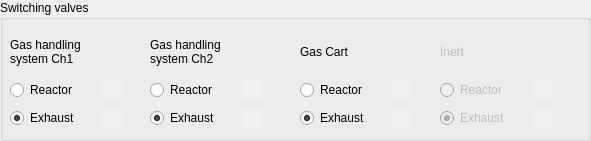
    <widget class="QGroupBox" name="groupBox_8">
     <property name="geometry">
      <rect>
       <x>10</x>
       <y>730</y>
       <width>591</width>
       <height>141</height>
      </rect>
     </property>
     <property name="title">
      <string>Switching valves</string>
     </property>
     <widget class="QWidget" name="gridLayoutWidget_12">
      <property name="geometry">
       <rect>
        <x>10</x>
        <y>30</y>
        <width>112</width>
        <height>101</height>
       </rect>
      </property>
      <layout class="QGridLayout" name="gridLayout_13">
       <item row="2" column="0">
        <widget class="QRadioButton" name="radioButton_switch_ghs_ch1_exhaust">
         <property name="maximumSize">
          <size>
           <width>16777215</width>
           <height>20</height>
          </size>
         </property>
         <property name="text">
          <string>Exhaust</string>
         </property>
         <property name="checked">
          <bool>true</bool>
         </property>
        </widget>
       </item>
       <item row="2" column="1">
        <widget class="QLabel" name="label_switch_ghs_ch1_exhaust">
         <property name="minimumSize">
          <size>
           <width>20</width>
           <height>20</height>
          </size>
         </property>
         <property name="maximumSize">
          <size>
           <width>20</width>
           <height>20</height>
          </size>
         </property>
         <property name="autoFillBackground">
          <bool>true</bool>
         </property>
         <property name="text">
          <string/>
         </property>
        </widget>
       </item>
       <item row="1" column="1">
        <widget class="QLabel" name="label_switch_ghs_ch1_reactor">
         <property name="minimumSize">
          <size>
           <width>20</width>
           <height>20</height>
          </size>
         </property>
         <property name="maximumSize">
          <size>
           <width>20</width>
           <height>20</height>
          </size>
         </property>
         <property name="autoFillBackground">
          <bool>true</bool>
         </property>
         <property name="text">
          <string/>
         </property>
        </widget>
       </item>
       <item row="1" column="0">
        <widget class="QRadioButton" name="radioButton_switch_ghs_ch1_reactor">
         <property name="maximumSize">
          <size>
           <width>16777215</width>
           <height>20</height>
          </size>
         </property>
         <property name="text">
          <string>Reactor</string>
         </property>
        </widget>
       </item>
       <item row="0" column="0">
        <widget class="QLabel" name="label_60">
         <property name="enabled">
          <bool>true</bool>
         </property>
         <property name="maximumSize">
          <size>
           <width>120</width>
           <height>40</height>
          </size>
         </property>
         <property name="layoutDirection">
          <enum>Qt::LeftToRight</enum>
         </property>
         <property name="text">
          <string>Gas handling 
system Ch1</string>
         </property>
        </widget>
       </item>
      </layout>
     </widget>
     <widget class="QWidget" name="gridLayoutWidget_4">
      <property name="geometry">
       <rect>
        <x>300</x>
        <y>30</y>
        <width>111</width>
        <height>101</height>
       </rect>
      </property>
      <layout class="QGridLayout" name="gridLayout_4">
       <item row="2" column="0">
        <widget class="QRadioButton" name="radioButton_switch_cart_exhaust">
         <property name="maximumSize">
          <size>
           <width>16777215</width>
           <height>20</height>
          </size>
         </property>
         <property name="text">
          <string>Exhaust</string>
         </property>
         <property name="checked">
          <bool>true</bool>
         </property>
        </widget>
       </item>
       <item row="1" column="1">
        <widget class="QLabel" name="label_switch_cart_reactor">
         <property name="minimumSize">
          <size>
           <width>20</width>
           <height>20</height>
          </size>
         </property>
         <property name="maximumSize">
          <size>
           <width>20</width>
           <height>20</height>
          </size>
         </property>
         <property name="autoFillBackground">
          <bool>true</bool>
         </property>
         <property name="text">
          <string/>
         </property>
        </widget>
       </item>
       <item row="1" column="0">
        <widget class="QRadioButton" name="radioButton_switch_cart_reactor">
         <property name="maximumSize">
          <size>
           <width>16777215</width>
           <height>20</height>
          </size>
         </property>
         <property name="text">
          <string>Reactor</string>
         </property>
        </widget>
       </item>
       <item row="2" column="1">
        <widget class="QLabel" name="label_switch_cart_exhaust">
         <property name="minimumSize">
          <size>
           <width>20</width>
           <height>20</height>
          </size>
         </property>
         <property name="maximumSize">
          <size>
           <width>20</width>
           <height>20</height>
          </size>
         </property>
         <property name="autoFillBackground">
          <bool>true</bool>
         </property>
         <property name="text">
          <string/>
         </property>
        </widget>
       </item>
       <item row="0" column="0">
        <widget class="QLabel" name="label_61">
         <property name="enabled">
          <bool>true</bool>
         </property>
         <property name="maximumSize">
          <size>
           <width>120</width>
           <height>40</height>
          </size>
         </property>
         <property name="text">
          <string>Gas Cart</string>
         </property>
        </widget>
       </item>
      </layout>
     </widget>
     <widget class="QWidget" name="gridLayoutWidget_13">
      <property name="geometry">
       <rect>
        <x>440</x>
        <y>30</y>
        <width>111</width>
        <height>101</height>
       </rect>
      </property>
      <layout class="QGridLayout" name="gridLayout_14">
       <item row="1" column="0">
        <widget class="QRadioButton" name="radioButton_switch_inert_reactor">
         <property name="enabled">
          <bool>false</bool>
         </property>
         <property name="maximumSize">
          <size>
           <width>16777215</width>
           <height>20</height>
          </size>
         </property>
         <property name="text">
          <string>Reactor</string>
         </property>
        </widget>
       </item>
       <item row="2" column="0">
        <widget class="QRadioButton" name="radioButton_switch_inert_exhaust">
         <property name="enabled">
          <bool>false</bool>
         </property>
         <property name="maximumSize">
          <size>
           <width>16777215</width>
           <height>20</height>
          </size>
         </property>
         <property name="text">
          <string>Exhaust</string>
         </property>
         <property name="checked">
          <bool>true</bool>
         </property>
        </widget>
       </item>
       <item row="0" column="0">
        <widget class="QLabel" name="label_62">
         <property name="enabled">
          <bool>false</bool>
         </property>
         <property name="maximumSize">
          <size>
           <width>120</width>
           <height>40</height>
          </size>
         </property>
         <property name="text">
          <string>Inert</string>
         </property>
        </widget>
       </item>
       <item row="1" column="1">
        <widget class="QLabel" name="label_switch_inert_reactor">
         <property name="enabled">
          <bool>false</bool>
         </property>
         <property name="minimumSize">
          <size>
           <width>20</width>
           <height>20</height>
          </size>
         </property>
         <property name="maximumSize">
          <size>
           <width>20</width>
           <height>20</height>
          </size>
         </property>
         <property name="autoFillBackground">
          <bool>true</bool>
         </property>
         <property name="text">
          <string/>
         </property>
        </widget>
       </item>
       <item row="2" column="1">
        <widget class="QLabel" name="label_switch_inert_exhaust">
         <property name="enabled">
          <bool>false</bool>
         </property>
         <property name="minimumSize">
          <size>
           <width>20</width>
           <height>20</height>
          </size>
         </property>
         <property name="maximumSize">
          <size>
           <width>20</width>
           <height>20</height>
          </size>
         </property>
         <property name="autoFillBackground">
          <bool>true</bool>
         </property>
         <property name="text">
          <string/>
         </property>
        </widget>
       </item>
      </layout>
     </widget>
     <widget class="QWidget" name="gridLayoutWidget_14">
      <property name="geometry">
       <rect>
        <x>150</x>
        <y>30</y>
        <width>112</width>
        <height>101</height>
       </rect>
      </property>
      <layout class="QGridLayout" name="gridLayout_15">
       <item row="2" column="0">
        <widget class="QRadioButton" name="radioButton_switch_ghs_ch2_exhaust">
         <property name="maximumSize">
          <size>
           <width>16777215</width>
           <height>20</height>
          </size>
         </property>
         <property name="text">
          <string>Exhaust</string>
         </property>
         <property name="checked">
          <bool>true</bool>
         </property>
        </widget>
       </item>
       <item row="2" column="1">
        <widget class="QLabel" name="label_switch_ghs_ch2_exhaust">
         <property name="minimumSize">
          <size>
           <width>20</width>
           <height>20</height>
          </size>
         </property>
         <property name="maximumSize">
          <size>
           <width>20</width>
           <height>20</height>
          </size>
         </property>
         <property name="autoFillBackground">
          <bool>true</bool>
         </property>
         <property name="text">
          <string/>
         </property>
        </widget>
       </item>
       <item row="1" column="1">
        <widget class="QLabel" name="label_switch_ghs_ch2_reactor">
         <property name="minimumSize">
          <size>
           <width>20</width>
           <height>20</height>
          </size>
         </property>
         <property name="maximumSize">
          <size>
           <width>20</width>
           <height>20</height>
          </size>
         </property>
         <property name="autoFillBackground">
          <bool>true</bool>
         </property>
         <property name="text">
          <string/>
         </property>
        </widget>
       </item>
       <item row="1" column="0">
        <widget class="QRadioButton" name="radioButton_switch_ghs_ch2_reactor">
         <property name="maximumSize">
          <size>
           <width>16777215</width>
           <height>20</height>
          </size>
         </property>
         <property name="text">
          <string>Reactor</string>
         </property>
        </widget>
       </item>
       <item row="0" column="0">
        <widget class="QLabel" name="label_63">
         <property name="enabled">
          <bool>true</bool>
         </property>
         <property name="maximumSize">
          <size>
           <width>120</width>
           <height>40</height>
          </size>
         </property>
         <property name="layoutDirection">
          <enum>Qt::LeftToRight</enum>
         </property>
         <property name="text">
          <string>Gas handling 
system Ch2</string>
         </property>
        </widget>
       </item>
      </layout>
     </widget>
    </widget>
